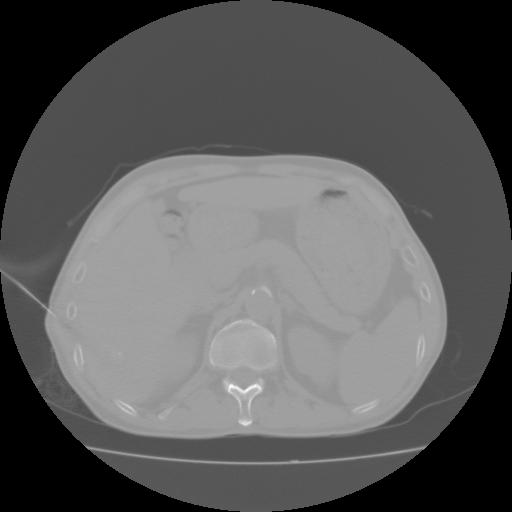
#> input picture Test_Img/9.jpg, 512 x 512 px, found by its file name
$ python Match_Shapes.py
#> lines starting #> are read from the running program, lines starting #| are printed output that depends on the picture; after the words box and inside, x2 and y2 are one past the last pixel; in counts of white or black regions, pixels touching at a corner belong together; long printed decimals are rounded
import cv2 as cv
import numpy as np
img1 = cv.imread('/home/qiao/PythonProjects/Opencv_On_CT/Test_Img/9.jpg',0)
#> img1 is the input picture: shape (512, 512); min 0, max 255, mean 91.7
img2 = cv.imread('/home/qiao/PythonProjects/Opencv_On_CT/Test_Img/10.jpg',0)
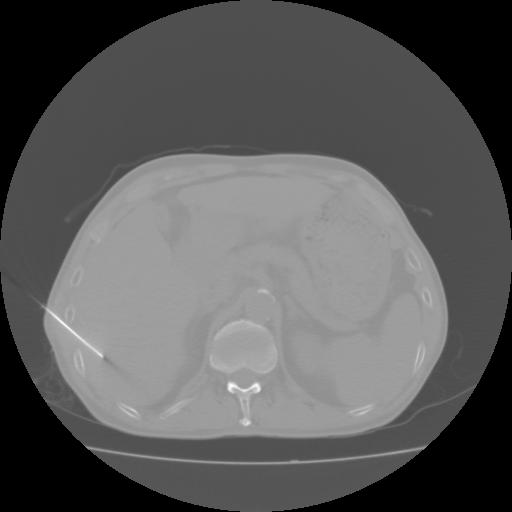
#> input picture Test_Img/10.jpg, 512 x 512 px, found by its file name
#> img2 is the input picture: shape (512, 512); min 0, max 254, mean 90.7
ret, thresh = cv.threshold(img1, 127, 255,0)
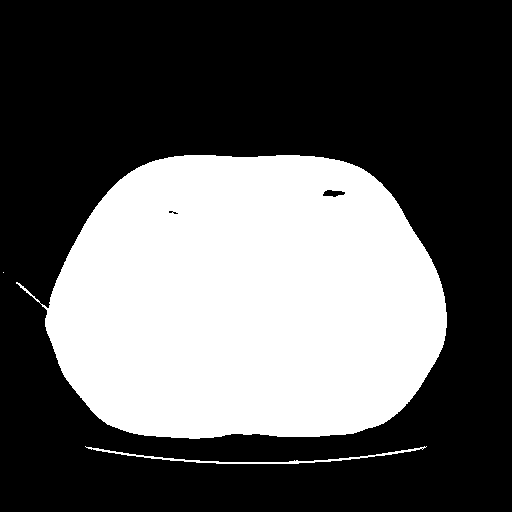
#> thresh: shape (512, 512); 36.2% white; 3 white regions (1 under 20 px), largest, box (x1, y1, x2, y2) and area: (16, 155, 447, 439) 94188, (85, 446, 427, 464) 746
ret, thresh2 = cv.threshold(img2, 127, 255,0)
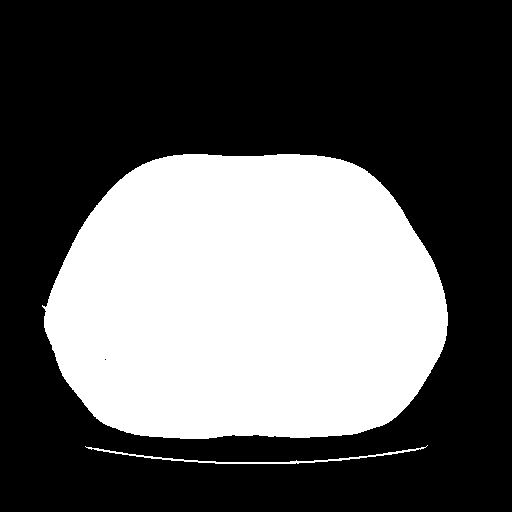
#> thresh2: shape (512, 512); 36.6% white; 2 white regions
contours,hierarchy = cv.findContours(thresh,1,2)
#> contours = 7 contours, 4 with area under 20; largest, box (x1, y1, x2, y2) and area: (16, 155, 447, 439) 93754, (85, 446, 427, 464) 405, (322, 189, 346, 198) 126
cnt1 = contours[-1]
#> cnt1 = contour of 498 points, box (x1, y1, x2, y2) (16, 155, 447, 439), area 93754
contours,hierarchy = cv.findContours(thresh2,1,2)
#> contours = 3 contours, 1 with area under 20; largest, box (x1, y1, x2, y2) and area: (42, 154, 448, 439) 94662, (85, 445, 428, 464) 369
cnt2 = contours[-1]
#> cnt2 = contour of 461 points, box (x1, y1, x2, y2) (42, 154, 448, 439), area 94662
ret = cv.matchShapes(cnt1,cnt2,1,0.0)
#> ret = 0.003
print( ret )
#| 0.002999
